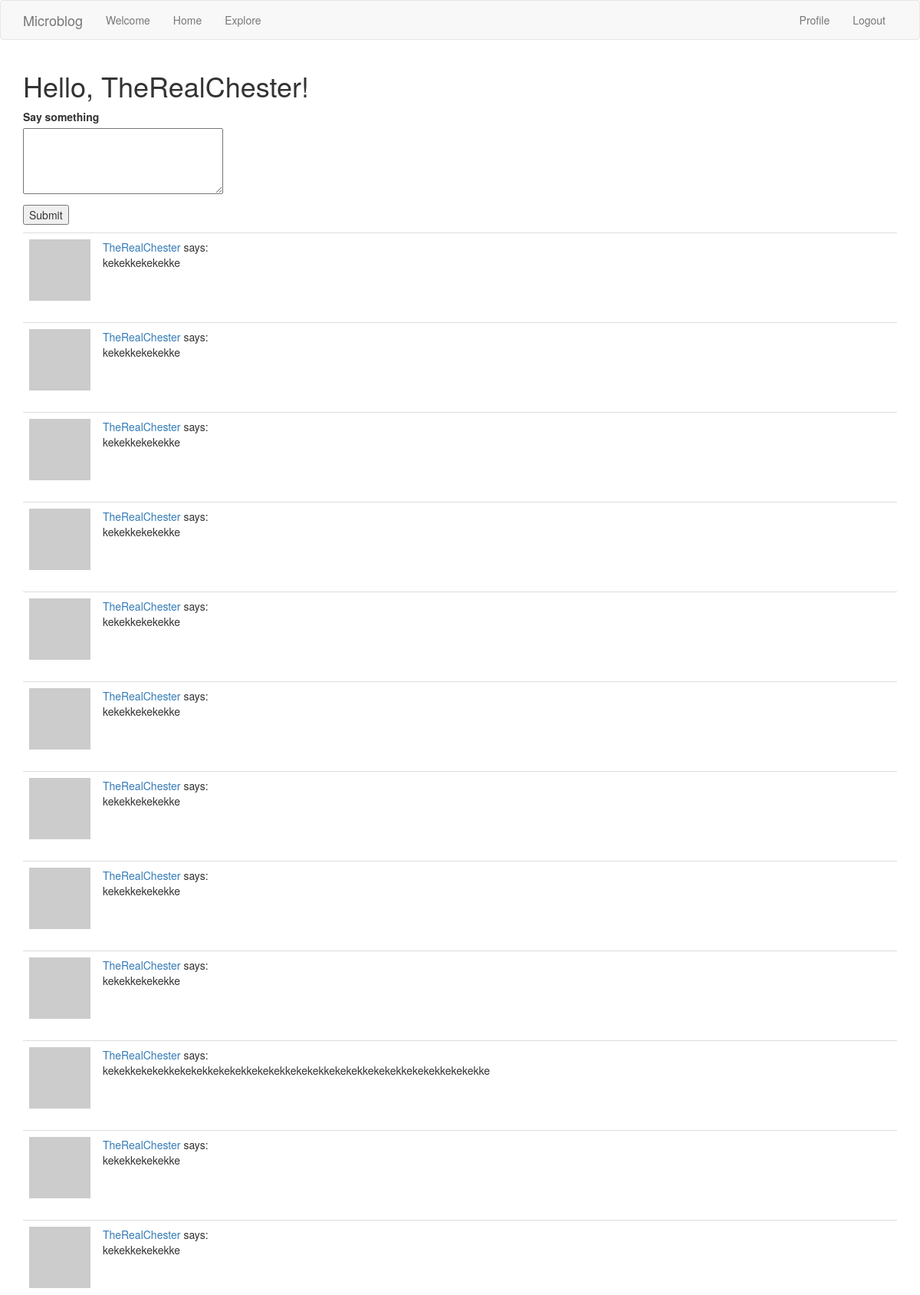
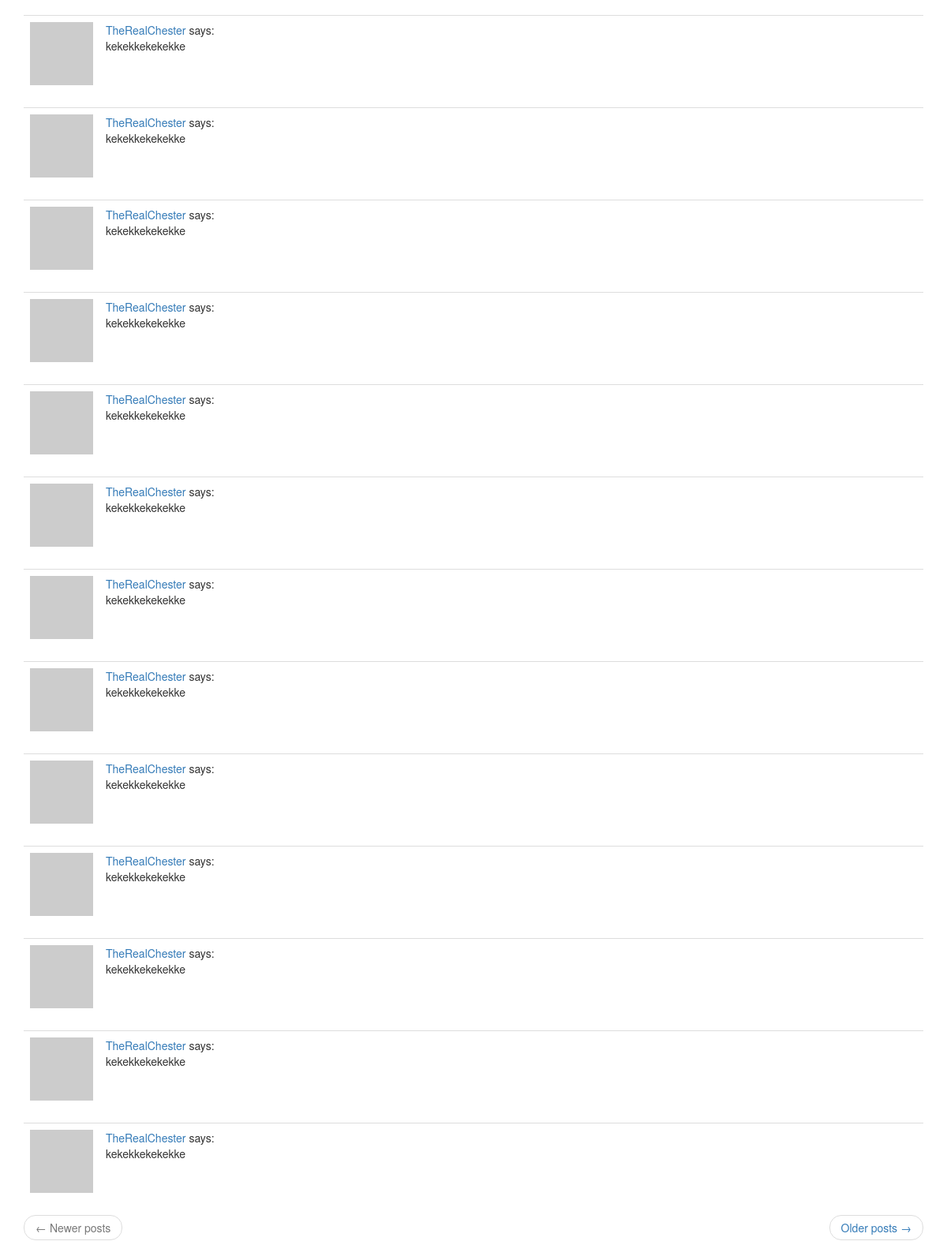
The page /index (signed in) on the database its author committed (2 pictures, top to bottom).
### app/models.py (models this page shows, shortened)
class User(UserMixin, db.Model):
    id = db.Column(db.Integer, primary_key=True)
    username = db.Column(db.String(64), index=True, unique=True)
    email = db.Column(db.String(120), index=True, unique=True)
    password_hash = db.Column(db.String(128))
    posts = db.relationship("Post", backref="author", lazy="dynamic")
    about_me = db.Column(db.String(140))
    last_seen = db.Column(db.DateTime, default=datetime.utcnow)
    followed = db.relationship(
        "User", secondary=followers,
        primaryjoin=(followers.c.follower_id == id),
        secondaryjoin=(followers.c.followed_id == id),
        backref=db.backref("followers", lazy="dynamic"), lazy="dynamic"
    )
    def followed_posts(self):
        followed = Post.query.join(
            followers, (followers.c.followed_id == Post.user_id)).filter(
                followers.c.follower_id == self.id)
        own = Post.query.filter_by(user_id = self.id)
        return followed.union(own).order_by(Post.timestamp.desc())
    def avatar(self, size):
        digest = md5(self.email.lower().encode("utf-8")).hexdigest()
        return f"https://www.gravatar.com/avatar/{digest}?d=identicon&rating=g&s={size}"

class Post(db.Model):
    id = db.Column(db.Integer, primary_key=True)
    body = db.Column(db.String(140))
    timestamp = db.Column(db.DateTime, index=True, default=datetime.utcnow)
    user_id = db.Column(db.Integer, db.ForeignKey("user.id"))

### app/routes.py (the view)
@app.route("/", methods=["GET" ,"POST"])
@app.route("/index", methods=["GET" ,"POST"])
@login_required
def index():
    form = PostForm()
    if form.validate_on_submit():
        post = Post(body=form.post.data, author=current_user)
        db.session.add(post)
        db.session.commit()
        flash("Your post is now live!")
        return redirect(url_for("index"))
    page = request.args.get("page", 1, type=int)
    posts = current_user.followed_posts().paginate(
        page, app.config["POSTS_PER_PAGE"], False)
    next_url = url_for("index", page=posts.next_num) \
        if posts.has_next else None
    prev_url = url_for("index", page=posts.prev_num) \
        if posts.has_prev else None
    return render_template(
        "index.html",
        title="Home Page",
        posts=posts.items,
        form=form,
        next_url=next_url,
        prev_url=prev_url)

### app/forms.py
class PostForm(FlaskForm):
    post = TextAreaField("Say something", validators=[DataRequired(), Length(min=1, max=140)])
    submit = SubmitField("Submit")

### app/models.py (called while the page is built)
@login.user_loader
def load_user(id):
    return User.query.get(int(id))

### app/routes.py (called while the page is built)
@app.before_request
def before_request():
    if current_user.is_authenticated:
        current_user.last_seen = datetime.utcnow()
        db.session.commit()

### app/templates/index.html (shortened to what this page needs)
{% extends "base.html" %}
{% block app_content %}
<h1>Hello, {{ current_user.username }}!</h1>
{% if form %}
<form action="" method="post">
    <p>
        {{ form.post.label }}<br>
        {{ form.post(cols=32, rows=4) }}
    </p>
    <p>
        {{ form.submit() }}
    </p>
</form>
{% endif %}
{% for post in posts %}
    {% include "include/_post.html" %}
{% endfor %}
{% include "include/_page_urls.html" %}
{% endblock %}

### app/templates/include/_post.html
<table class="table table-hover">
    <tr>
        <td width="70px">
            <a href="{{ url_for('user', username=post.author.username) }}">
                <img src="{{ post.author.avatar(32) }}" />
            </a>
        </td>
        <td>
            <a href="{{ url_for('user', username=post.author.username) }}">
                {{ post.author.username }}
            </a>
            says:
            <br>
            {{ post.body }}
        </td>
    </tr>
</table>

### rows shown on the page
User: username "TheRealChester"
Post: author.username "TheRealChester", body "kekekkekekekke"
Post: author.username "TheRealChester", body "kekekkekekekke"
Post: author.username "TheRealChester", body "kekekkekekekke"
Post: author.username "TheRealChester", body "kekekkekekekke"
Post: author.username "TheRealChester", body "kekekkekekekke"
Post: author.username "TheRealChester", body "kekekkekekekke"
Post: author.username "TheRealChester", body "kekekkekekekke"
Post: author.username "TheRealChester", body "kekekkekekekke"
Post: author.username "TheRealChester", body "kekekkekekekke"
Post: author.username "TheRealChester", body "kekekkekekekkekekekkekekekkekekekkekekekkekekekkekekekkekekekkekekekke"
Post: author.username "TheRealChester", body "kekekkekekekke"
Post: author.username "TheRealChester", body "kekekkekekekke"
Post: author.username "TheRealChester", body "kekekkekekekke"
Post: author.username "TheRealChester", body "kekekkekekekke"
Post: author.username "TheRealChester", body "kekekkekekekke"
Post: author.username "TheRealChester", body "kekekkekekekke"
Post: author.username "TheRealChester", body "kekekkekekekke"
Post: author.username "TheRealChester", body "kekekkekekekke"
Post: author.username "TheRealChester", body "kekekkekekekke"
Post: author.username "TheRealChester", body "kekekkekekekke"
Post: author.username "TheRealChester", body "kekekkekekekke"
Post: author.username "TheRealChester", body "kekekkekekekke"
Post: author.username "TheRealChester", body "kekekkekekekke"
Post: author.username "TheRealChester", body "kekekkekekekke"
Post: author.username "TheRealChester", body "kekekkekekekke"
